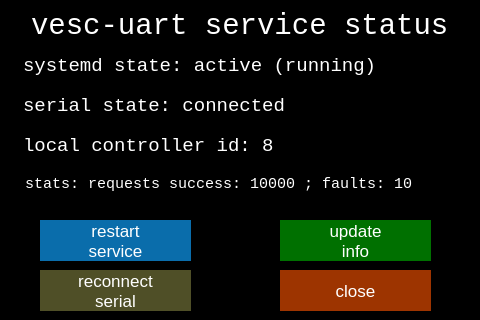
<?xml version="1.0" encoding="UTF-8"?>
<ui version="4.0">
 <class>Form</class>
 <widget class="QWidget" name="Form">
  <property name="geometry">
   <rect>
    <x>0</x>
    <y>0</y>
    <width>480</width>
    <height>320</height>
   </rect>
  </property>
  <property name="sizePolicy">
   <sizepolicy hsizetype="Fixed" vsizetype="Fixed">
    <horstretch>0</horstretch>
    <verstretch>0</verstretch>
   </sizepolicy>
  </property>
  <property name="minimumSize">
   <size>
    <width>0</width>
    <height>0</height>
   </size>
  </property>
  <property name="maximumSize">
   <size>
    <width>640</width>
    <height>480</height>
   </size>
  </property>
  <property name="contextMenuPolicy">
   <enum>Qt::NoContextMenu</enum>
  </property>
  <property name="windowTitle">
   <string notr="true"/>
  </property>
  <property name="styleSheet">
   <string notr="true">background-color: rgb(0, 0, 0);</string>
  </property>
  <widget class="QLineEdit" name="title">
   <property name="geometry">
    <rect>
     <x>10</x>
     <y>10</y>
     <width>461</width>
     <height>31</height>
    </rect>
   </property>
   <property name="sizePolicy">
    <sizepolicy hsizetype="Fixed" vsizetype="Fixed">
     <horstretch>0</horstretch>
     <verstretch>0</verstretch>
    </sizepolicy>
   </property>
   <property name="font">
    <font>
     <family>Consolas</family>
     <pointsize>22</pointsize>
    </font>
   </property>
   <property name="styleSheet">
    <string notr="true">color: rgb(255, 255, 255);</string>
   </property>
   <property name="text">
    <string>vesc-uart service status</string>
   </property>
   <property name="alignment">
    <set>Qt::AlignCenter</set>
   </property>
   <property name="readOnly">
    <bool>true</bool>
   </property>
  </widget>
  <widget class="QLineEdit" name="systemd_state">
   <property name="geometry">
    <rect>
     <x>20</x>
     <y>50</y>
     <width>431</width>
     <height>31</height>
    </rect>
   </property>
   <property name="sizePolicy">
    <sizepolicy hsizetype="Fixed" vsizetype="Fixed">
     <horstretch>0</horstretch>
     <verstretch>0</verstretch>
    </sizepolicy>
   </property>
   <property name="font">
    <font>
     <family>Consolas</family>
     <pointsize>14</pointsize>
    </font>
   </property>
   <property name="focusPolicy">
    <enum>Qt::StrongFocus</enum>
   </property>
   <property name="contextMenuPolicy">
    <enum>Qt::NoContextMenu</enum>
   </property>
   <property name="acceptDrops">
    <bool>false</bool>
   </property>
   <property name="styleSheet">
    <string notr="true">color: rgb(255, 255, 255);</string>
   </property>
   <property name="text">
    <string>systemd state: active (running)</string>
   </property>
   <property name="frame">
    <bool>true</bool>
   </property>
   <property name="readOnly">
    <bool>true</bool>
   </property>
   <property name="clearButtonEnabled">
    <bool>false</bool>
   </property>
  </widget>
  <widget class="QLineEdit" name="connection_state">
   <property name="geometry">
    <rect>
     <x>20</x>
     <y>90</y>
     <width>431</width>
     <height>31</height>
    </rect>
   </property>
   <property name="sizePolicy">
    <sizepolicy hsizetype="Fixed" vsizetype="Fixed">
     <horstretch>0</horstretch>
     <verstretch>0</verstretch>
    </sizepolicy>
   </property>
   <property name="font">
    <font>
     <family>Consolas</family>
     <pointsize>14</pointsize>
    </font>
   </property>
   <property name="mouseTracking">
    <bool>false</bool>
   </property>
   <property name="acceptDrops">
    <bool>false</bool>
   </property>
   <property name="styleSheet">
    <string notr="true">color: rgb(255, 255, 255);</string>
   </property>
   <property name="text">
    <string>serial state: connected</string>
   </property>
   <property name="readOnly">
    <bool>true</bool>
   </property>
  </widget>
  <widget class="QPushButton" name="control_systemd_service">
   <property name="geometry">
    <rect>
     <x>40</x>
     <y>220</y>
     <width>151</width>
     <height>41</height>
    </rect>
   </property>
   <property name="font">
    <font>
     <pointsize>13</pointsize>
    </font>
   </property>
   <property name="styleSheet">
    <string notr="true">color: rgb(255, 255, 255);
background-color: rgb(10, 109, 171);
border: none;</string>
   </property>
   <property name="text">
    <string>restart
service</string>
   </property>
  </widget>
  <widget class="QLineEdit" name="local_esc_id">
   <property name="geometry">
    <rect>
     <x>20</x>
     <y>130</y>
     <width>431</width>
     <height>31</height>
    </rect>
   </property>
   <property name="sizePolicy">
    <sizepolicy hsizetype="Fixed" vsizetype="Fixed">
     <horstretch>0</horstretch>
     <verstretch>0</verstretch>
    </sizepolicy>
   </property>
   <property name="font">
    <font>
     <family>Consolas</family>
     <pointsize>14</pointsize>
    </font>
   </property>
   <property name="mouseTracking">
    <bool>false</bool>
   </property>
   <property name="acceptDrops">
    <bool>false</bool>
   </property>
   <property name="styleSheet">
    <string notr="true">color: rgb(255, 255, 255);</string>
   </property>
   <property name="text">
    <string>local controller id: 8</string>
   </property>
   <property name="readOnly">
    <bool>true</bool>
   </property>
  </widget>
  <widget class="QPushButton" name="connect_reconnect">
   <property name="geometry">
    <rect>
     <x>40</x>
     <y>270</y>
     <width>151</width>
     <height>41</height>
    </rect>
   </property>
   <property name="font">
    <font>
     <pointsize>13</pointsize>
    </font>
   </property>
   <property name="styleSheet">
    <string notr="true">color: rgb(255, 255, 255);
background-color: rgb(79, 79, 39);
border: none;
</string>
   </property>
   <property name="text">
    <string>reconnect
serial</string>
   </property>
  </widget>
  <widget class="QPushButton" name="update_info">
   <property name="geometry">
    <rect>
     <x>280</x>
     <y>220</y>
     <width>151</width>
     <height>41</height>
    </rect>
   </property>
   <property name="sizePolicy">
    <sizepolicy hsizetype="Fixed" vsizetype="Fixed">
     <horstretch>0</horstretch>
     <verstretch>0</verstretch>
    </sizepolicy>
   </property>
   <property name="baseSize">
    <size>
     <width>0</width>
     <height>0</height>
    </size>
   </property>
   <property name="font">
    <font>
     <pointsize>13</pointsize>
    </font>
   </property>
   <property name="autoFillBackground">
    <bool>false</bool>
   </property>
   <property name="styleSheet">
    <string notr="true">color: rgb(255, 255, 255);
background-color: rgb(0, 112, 0);
border: none;</string>
   </property>
   <property name="text">
    <string>update
info</string>
   </property>
  </widget>
  <widget class="QPushButton" name="close_button">
   <property name="geometry">
    <rect>
     <x>280</x>
     <y>270</y>
     <width>151</width>
     <height>41</height>
    </rect>
   </property>
   <property name="font">
    <font>
     <pointsize>13</pointsize>
    </font>
   </property>
   <property name="styleSheet">
    <string notr="true">color: rgb(255, 255, 255);
background-color: rgb(157, 52, 0);
border: none;</string>
   </property>
   <property name="text">
    <string>close</string>
   </property>
  </widget>
  <widget class="QPlainTextEdit" name="connection_stats">
   <property name="geometry">
    <rect>
     <x>20</x>
     <y>170</y>
     <width>431</width>
     <height>41</height>
    </rect>
   </property>
   <property name="sizePolicy">
    <sizepolicy hsizetype="Fixed" vsizetype="Fixed">
     <horstretch>0</horstretch>
     <verstretch>0</verstretch>
    </sizepolicy>
   </property>
   <property name="font">
    <font>
     <family>Consolas</family>
     <pointsize>11</pointsize>
    </font>
   </property>
   <property name="acceptDrops">
    <bool>false</bool>
   </property>
   <property name="styleSheet">
    <string notr="true">color: rgb(255, 255, 255);</string>
   </property>
   <property name="verticalScrollBarPolicy">
    <enum>Qt::ScrollBarAlwaysOff</enum>
   </property>
   <property name="horizontalScrollBarPolicy">
    <enum>Qt::ScrollBarAlwaysOff</enum>
   </property>
   <property name="undoRedoEnabled">
    <bool>false</bool>
   </property>
   <property name="readOnly">
    <bool>true</bool>
   </property>
   <property name="plainText">
    <string>stats: requests success: 10000 ; faults: 10</string>
   </property>
  </widget>
 </widget>
 <resources/>
 <connections/>
</ui>
